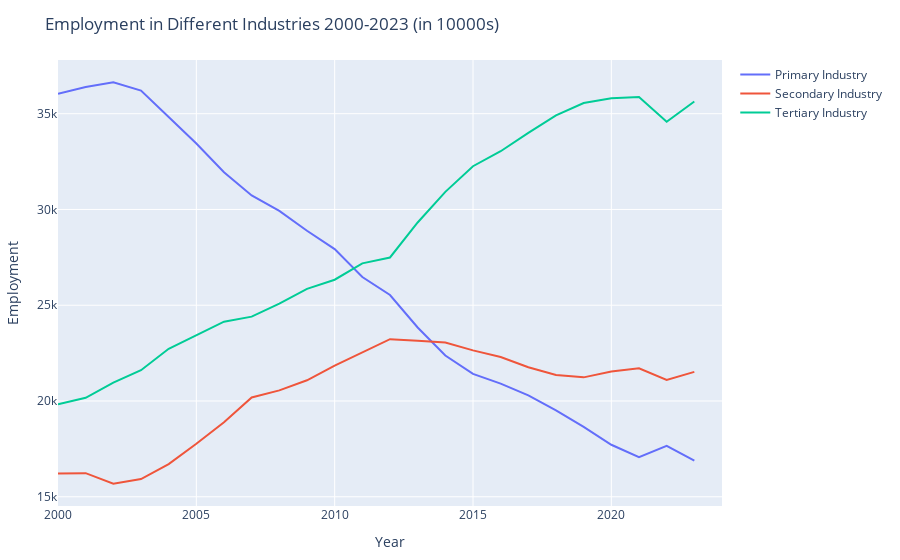

Source (notebook cell):
### Code cell
#Evolution of Employment in Different Sectors
pi_line = PlotlyJS.scatter(
    x = df_overview."Year",
    y = df_overview."Primary Industry",
    mode = "lines",
    name = "Primary Industry",
    yaxis = "y"   # primary y-axis
)
si_line = PlotlyJS.scatter(
    x = df_overview."Year",
    y = df_overview."Secondary Industry",
    mode = "lines",
    name = "Secondary Industry",
    yaxis = "y"   # primary y-axis
)
ti_line = PlotlyJS.scatter(
    x = df_overview."Year",
    y = df_overview."Tertiary Industry",
    mode = "lines",
    name = "Tertiary Industry",
    yaxis = "y"   # primary y-axis
)
layout2 = PlotlyJS.Layout(
    title = "Employment in Different Industries 2000-2023 (in 10000s)",
    xaxis = PlotlyJS.attr(title = "Year"),
    yaxis = PlotlyJS.attr(title = "Employment"),
)
diff_ind_graph = PlotlyJS.plot([pi_line, si_line, ti_line], layout2)
display(diff_ind_graph)
PlotlyJS.savefig(diff_ind_graph, "Graph/diff_ind_graph.png")

### Figure 1 — Plotly figure (JSON) as saved in the notebook; plotly's stock layout.template omitted (floating-point values rounded to 4 significant figures)
{"data": [{"mode": "lines", "name": "Primary Industry", "type": "scatter", "x": [2000, 2001, 2002, 2003, 2004, 2005, 2006, 2007, 2008, 2009, 2010, 2011, 2012, 2013, 2014, 2015, 2016, 2017, 2018, 2019, 2020, 2021, 2022, 2023, 2024], "y": [36043, 36399, 36640, 36204, 34830, 33442, 31941, 30731, 29923, 28890, 27931, 26472, 25535, 23838, 22372, 21418, 20908, 20295, 19515, 18652, 17715, 17072, 17663, 16882, null], "yaxis": "y"}, {"mode": "lines", "name": "Secondary Industry", "type": "scatter", "x": [2000, 2001, 2002, 2003, 2004, 2005, 2006, 2007, 2008, 2009, 2010, 2011, 2012, 2013, 2014, 2015, 2016, 2017, 2018, 2019, 2020, 2021, 2022, 2023, 2024], "y": [16219, 16234, 15682, 15927, 16709, 17766, 18894, 20186, 20553, 21080, 21842, 22539, 23226, 23142, 23057, 22644, 22295, 21762, 21356, 21234, 21543, 21712, 21105, 21520, null], "yaxis": "y"}, {"mode": "lines", "name": "Tertiary Industry", "type": "scatter", "x": [2000, 2001, 2002, 2003, 2004, 2005, 2006, 2007, 2008, 2009, 2010, 2011, 2012, 2013, 2014, 2015, 2016, 2017, 2018, 2019, 2020, 2021, 2022, 2023, 2024], "y": [19823, 20165, 20958, 21605, 22725, 23439, 24143, 24404, 25087, 25857, 26332, 27185, 27493, 29321, 30920, 32258, 33042, 34001, 34911, 35561, 35806, 35868, 34583, 35639, null], "yaxis": "y"}], "layout": {"margin": {"b": 50, "l": 50, "r": 50, "t": 60}, "title": "Employment in Different Industries 2000-2023 (in 10000s)", "xaxis": {"title": "Year"}, "yaxis": {"title": "Employment"}}}
